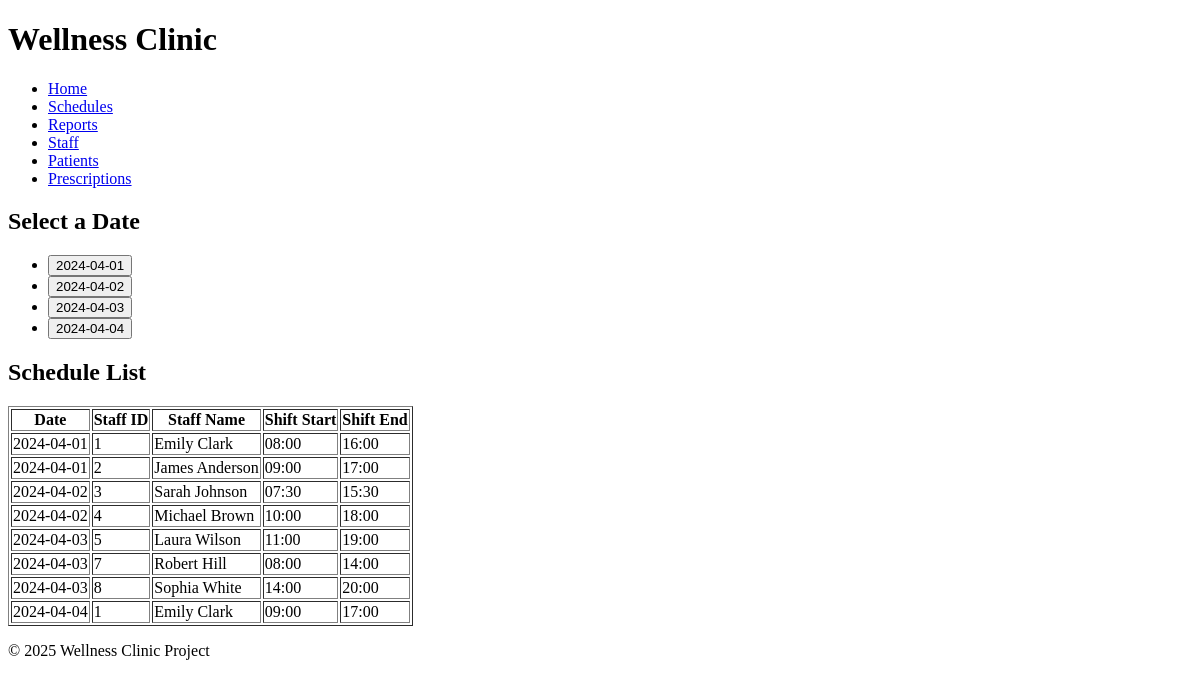
/views/schedule.php, run on the app's committed database.
### tables this page shows
CREATE TABLE daily_master_schedule (
    date TEXT NOT NULL,
    staff_id INTEGER NOT NULL,
    shift_start_time TEXT NOT NULL,
    shift_end_time TEXT NOT NULL,
    appointment_slots INTEGER DEFAULT 0,
    walk_in_availability INTEGER DEFAULT 1,
    PRIMARY KEY (date, staff_id, shift_start_time),
    FOREIGN KEY (staff_id) REFERENCES staff(staff_id) ON DELETE CASCADE
);

CREATE TABLE staff (
    staff_id INTEGER PRIMARY KEY AUTOINCREMENT,
    first_name TEXT NOT NULL,
    last_name TEXT NOT NULL,
    phone TEXT NOT NULL,
    email TEXT NOT NULL,
    department TEXT CHECK (department IN ('Practitioner', 'Admin')) NOT NULL
);

### includes/db-classes.inc.php (called while the page is built, shortened)
<?php
class DatabaseHelper
{
    public static function runQuery($connection, $sql, $parameters = null)
    {
        try {
            $statement = null;
            if ($parameters !== null) {
                $statement = $connection->prepare($sql);
            } else {
                $statement = $connection->query($sql);
            }
            return $statement;
        } catch (PDOException $e) {
            error_log("Database Error: " . $e->getMessage());
            return null;
        }
    }
}
class DailyMasterScheduleDB
{
    private $pdo;
    private static $baseSQL = "SELECT * FROM daily_master_schedule_view";
    public function __construct($connection)
    {
        $this->pdo = $connection;
    }
    public function getAll()
    {
        $sql = self::$baseSQL;
        $statement = DatabaseHelper::runQuery($this->pdo, $sql, null);
        return $statement->fetchAll();
    }
}

### views/schedule.php (the view, shortened to what this page needs)
<?php
require_once "../includes/db-classes.inc.php";
$conn = DatabaseHelper::createConnection(DBCONNSTRING);
$dmsGateway = new DailyMasterScheduleDB($conn);
$allSchedules = $dmsGateway->getAll();
$dates = [];
foreach ($allSchedules as $row) {
    if (!in_array($row['date'], $dates)) {
        $dates[] = $row['date'];
    }
}
function generateAside($dates)
{
    $output = "<h2>Select a Date</h2><ul>";
    foreach ($dates as $date) {
        $output .= "<li><button type='button' onclick=\"openModal('$date')\">" . htmlspecialchars($date) . "</button></li>";
    }
    $output .= "</ul>";
    return $output;
}
function generateMainContent($allSchedules)
{
    $output = "<h2>Schedule List</h2><table border='1'><tr><th>Date</th><th>Staff ID</th><th>Staff Name</th><th>Shift Start</th><th>Shift End</th></tr>";
    foreach ($allSchedules as $schedule) {
        $output .= "<tr>
            <td>{$schedule['date']}</td>
            <td>{$schedule['staff_id']}</td>
            <td>{$schedule['first_name']} {$schedule['last_name']}</td>
            <td>{$schedule['shift_start_time']}</td>
            <td>{$schedule['shift_end_time']}</td>
        </tr>";
    }
    $output .= "</table>";
    return $output;
}
?>
<!DOCTYPE html>
<html lang="en">
<head>
    <link rel="stylesheet" href="styles.css">
</head>
<body>
    <header>
        <h1>Wellness Clinic</h1>
        <nav>
            <ul>
                <li><a href="<?php echo BASE_URL; ?>/index.php">Home</a></li>
                <li><a href="<?php echo BASE_URL; ?>/views/schedule.php">Schedules</a></li>
                <li><a href="<?php echo BASE_URL; ?>/views/reports.php">Reports</a></li>
                <li><a href="<?php echo BASE_URL; ?>/views/staff.php">Staff</a></li>
                <li><a href="<?php echo BASE_URL; ?>/views/patients.php">Patients</a></li>
                <li><a href="<?php echo BASE_URL; ?>/views/prescription.php">Prescriptions</a></li>
            </ul>
        </nav>
    </header>
    <main>
        <aside>
            <?= generateAside($dates) ?>
        </aside>
        <div class="main-content">
            <?= generateMainContent($allSchedules) ?>
        </div>
    </main>
    <footer>
        <p>&copy; <?= date("Y") ?> Wellness Clinic Project</p>
    </footer>
</body>
</html>

### data on the page
daily_master_schedule: date "2024-04-01", staff "1", staff.first_name "Emily", staff.last_name "Clark", shift_start_time "08:00", shift_end_time "16:00"
daily_master_schedule: date "2024-04-01", staff "2", staff.first_name "James", staff.last_name "Anderson", shift_start_time "09:00", shift_end_time "17:00"
daily_master_schedule: date "2024-04-02", staff "3", staff.first_name "Sarah", staff.last_name "Johnson", shift_start_time "07:30", shift_end_time "15:30"
daily_master_schedule: date "2024-04-02", staff "4", staff.first_name "Michael", staff.last_name "Brown", shift_start_time "10:00", shift_end_time "18:00"
daily_master_schedule: date "2024-04-03", staff "5", staff.first_name "Laura", staff.last_name "Wilson", shift_start_time "11:00", shift_end_time "19:00"
daily_master_schedule: date "2024-04-03", staff "7", staff.first_name "Robert", staff.last_name "Hill", shift_start_time "08:00", shift_end_time "14:00"
daily_master_schedule: date "2024-04-03", staff "8", staff.first_name "Sophia", staff.last_name "White", shift_start_time "14:00", shift_end_time "20:00"
daily_master_schedule: date "2024-04-04", staff "1", staff.first_name "Emily", staff.last_name "Clark", shift_start_time "09:00", shift_end_time "17:00"

### other printed values
$date "2024-04-01"
$date "2024-04-02"
$date "2024-04-03"
$date "2024-04-04"
